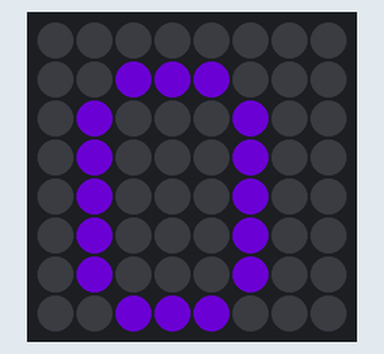
Bench run of a program on a simulated Raspberry Pi (BCM pin numbers) with a Sense HAT. Shown: the Sense HAT's 8×8 RGB LED matrix. Dim RGB values are drawn brighter than linear; random numbers come from a fixed seed.

Above: at 0.1 s.
At 4.6 s:
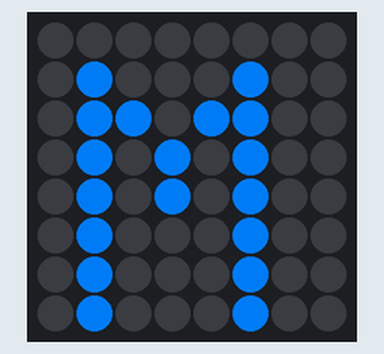
At 9.6 s:
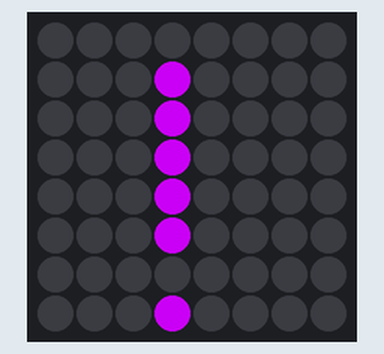
At 19.6 s:
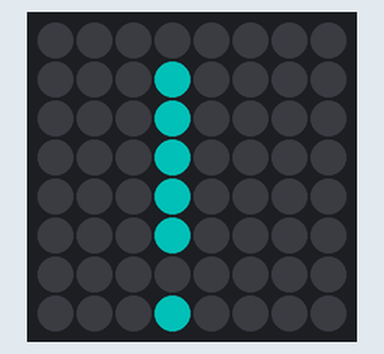
At 29.1 s:
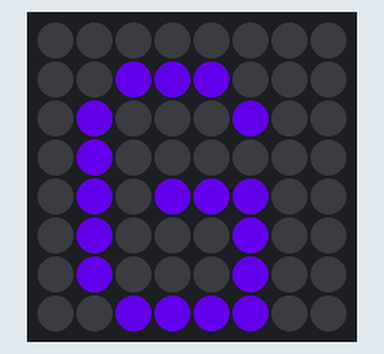
At 39.1 s:
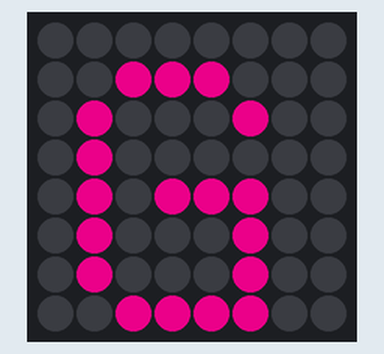

Measured:
- what the display in image 1 shows lasts 0.5 s, from 4.5 s to 5.0 s

The program:

sense_hat_random_color_letters.py
```python
from sense_hat import SenseHat
from time import sleep
from random import randint

sense = SenseHat()
sense.set_rotation(r=90)

while True:
    r1 = randint(0,255)
    g1 = randint(0,255)
    b1 = randint(0,255)
    sense.show_letter("O", (r1,g1,b1))
    sleep(0.5)

    r2 = randint(0,255)
    g2 = randint(0,255)
    b2 = randint(0,255)
    sense.show_letter("M", (r2,g2,b2))
    sleep(0.5)

    r3 = randint(0,255)
    g3 = randint(0,255)
    b3 = randint(0,255)
    sense.show_letter("G", (r3,g3,b3))
    sleep(0.5)

    r4 = randint(0,255)
    g4 = randint(0,255)
    b4 = randint(0,255)
    sense.show_letter("!", (r4,g4,b4))
    sleep(0.5)

    sense.clear()
```
